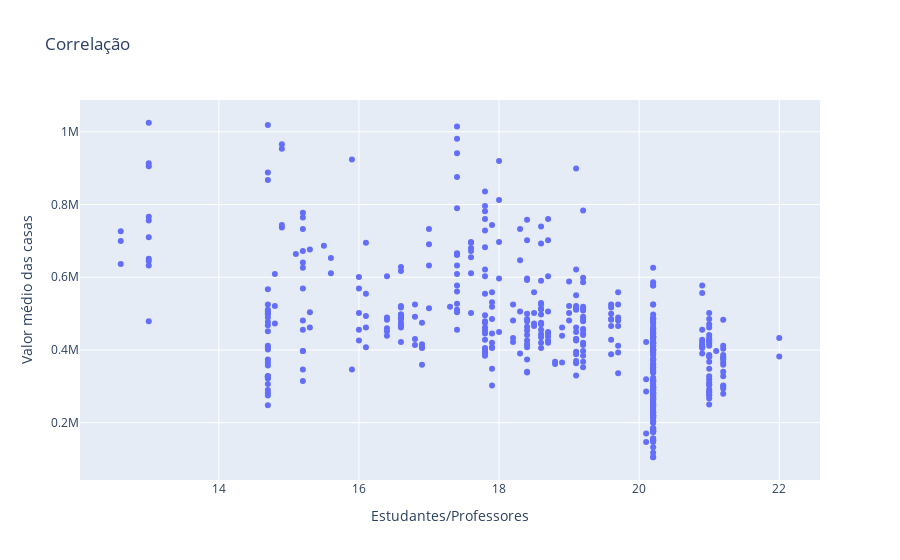

Notebook cell for this chart:
### Code cell
fig3 = px.scatter(x=df.PTRATIO,y=df.MEDV,title='Correlação')
fig3.update_yaxes(title_text='Valor médio das casas')
fig3.update_xaxes(title_text='Estudantes/Professores')
fig3.show()

### Figure 1 — Plotly figure (JSON) as saved in the notebook; plotly's stock layout.template omitted (floating-point values rounded to 4 significant figures; data arrays with more than 128 entries replaced by an {"elided": "..."} marker saying what was removed)
{"data": [{"hovertemplate": "x=%{x}<br>y=%{y}<extra></extra>", "legendgroup": "", "marker": {"color": "#636efa", "symbol": "circle"}, "mode": "markers", "name": "", "orientation": "v", "showlegend": false, "type": "scatter", "x": {"elided": "489 float values"}, "xaxis": "x", "y": {"elided": "489 int values"}, "yaxis": "y"}], "layout": {"legend": {"tracegroupgap": 0}, "title": {"text": "Correlação"}, "xaxis": {"anchor": "y", "domain": [0, 1], "title": {"text": "Estudantes/Professores"}}, "yaxis": {"anchor": "x", "domain": [0, 1], "title": {"text": "Valor médio das casas"}}}}
